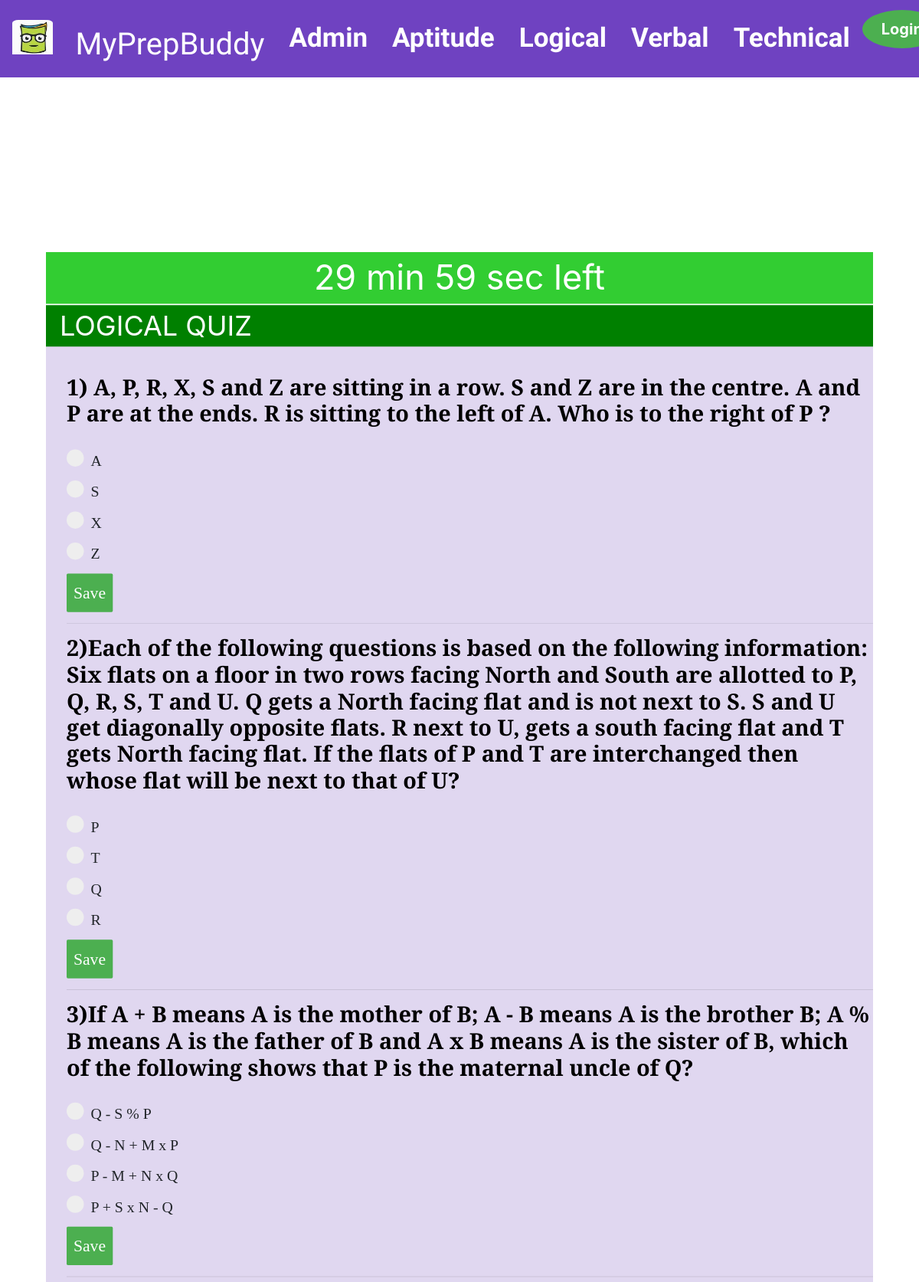
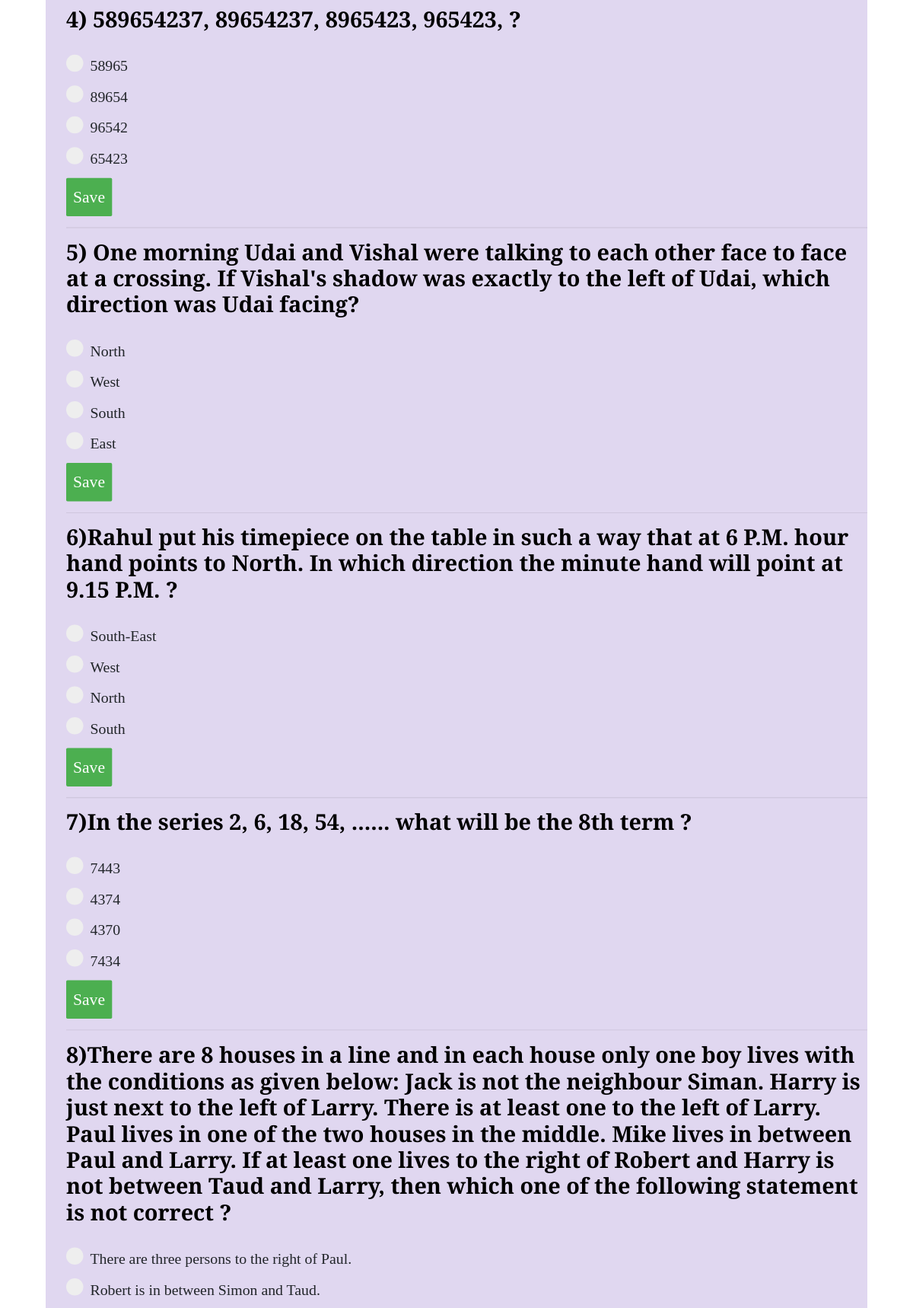
Screenshot of /logical_quiz.php (upper part) with the database file from the repository (2 pictures, top to bottom).
### tables this page shows
CREATE TABLE `logical_table` (
  `L_id` varchar(4) NOT NULL,
  `Question` varchar(5000) NOT NULL,
  `Option_1` varchar(1500) NOT NULL,
  `Option_2` varchar(1500) NOT NULL,
  `Option_3` varchar(1500) NOT NULL,
  `Option_4` varchar(1500) NOT NULL,
  `Answer` varchar(1500) NOT NULL
);

### logical_quiz.php (the view, shortened to what this page needs)
<html>
<head>
</head>
<body>
<?php include_once("./navbar/navbar.php"); ?>
 <div id="test_form" style='transform: scale(0.90); position: relative; top: 2px; background-color: rgba(177,156,217,0.4);'>
              <center><div id="timer"></div></center>
               <p style="background-color:green; color: white;padding-left: 20px">LOGICAL QUIZ</p><br>
               		<?php
               			$db = new Database();
						        $con = $db->connect();
            $quiz_query = "SELECT * FROM logical_table ORDER BY RAND() LIMIT 20;";
						$result = $con->query($quiz_query) or die($con->error);
							$count=0;
							if($result->num_rows > 0){
							while ($row = $result->fetch_assoc()) {
							     $count+=1;
               		?>
                    <div style="padding-left: 30px; " id="content_block" >
                      <h2><b><?php
                          $allowTypes = array('jpg','png','jpeg','gif','pdf');
                            $targetFilePath = "images/ImgQuestions/". $row["Question"];
                            $fileType = pathinfo($targetFilePath,PATHINFO_EXTENSION);
                            if(in_array($fileType, $allowTypes)){
                              echo $count.")"."<img style='max-width:80%;height:auto;object-fit:contain;' src='images/ImgQuestions/".$row["Question"]."'>";
                            }else{
                             echo $count.")".$row["Question"];}   ?></b></h2><br>
                      <form>
                         <?php  $my_array = array($row['Option_1'],$row['Option_2'],$row['Option_3'],$row['Option_4']);
                                shuffle($my_array);
                              ?>
                        <label class="quecontainer"><?php echo $my_array[0] ?>
                            <input type="radio" name="choice" value="<?php echo $my_array[0] ?>"/><br/>
                            <span class="checkmark"></span>
                        </label>
                        <label class="quecontainer"><?php echo $my_array[1] ?>
                            <input type="radio" name="choice" value="<?php echo $my_array[1] ?>"/><br/>
                            <span class="checkmark"></span>
                        </label>
                        <label class="quecontainer"><?php echo $my_array[2] ?>
                            <input type="radio" name="choice" value="<?php echo $my_array[2] ?>"><br/>
                            <span class="checkmark"></span>
                        </label>
                        <label class="quecontainer"><?php echo $my_array[3] ?>
                            <input type="radio" name="choice" value="<?php echo $my_array[3] ?>"> <br/>
                            <span class="checkmark"></span>
                        </label>
                        <button class="saveBtn" type="button" onclick="validate(choice.value,'<?php echo $row["Answer"]; ?>','<?php echo $row["L_id"] ?>')">Save</button>
                      </form>
                  </div>
                  <?php
                  		}
                  	}
                  ?>
			     </div>
</body>
</html>

### css/style.css (style rules this page uses)
html { overflow-y: scroll; }
html, body { background-color: white; }
body,h1, h2, h3, h4, h5, .body .h1, .h2, .h3, .h4, .h5 { color:black; font-family: "Mulish", -apple-system, BlinkMacSystemFont, "Segoe UI", Roboto, "Helvetica Neue", Arial, "Noto Sans", sans-serif, "Apple Color Emoji", "Segoe UI Emoji", "Segoe UI Symbol", "Noto Color Emoji"; }
html, body { height: 100%; min-height: 100vh; position: relative; }
* { box-sizing:border-box }
#content_block { font-family: 'PT Serif', serif; }
#content_block h2 { font-family: 'PT Serif', serif; }
#timer { font-size: 20px; color: white; background-color: #32cd32; }
#test_form { padding-bottom: 30px; }

### css/query_style.css (style rules this page uses)
p { font-size: 40px; }
.quecontainer { display: block; position: relative; padding-left: 35px; margin-bottom: 12px; cursor: pointer; font-size: 22px; -webkit-user-select: none; -moz-user-select: none; -ms-user-select: none; user-select: none; }
.checkmark { position: absolute; top: 0; left: 0; height: 25px; width: 25px; background-color: #eee; border-radius: 50%; }
.checkmark:after { content: ""; position: absolute; display: none; }
.quecontainer .checkmark:after { top: 9px; left: 9px; width: 8px; height: 8px; border-radius: 50%; background: white; }

### css/results.css (style rules this page uses)
.saveBtn { background-color: #4CAF50; border: none; color: white; padding: 10px; font-size: 24px; cursor: pointer; border-radius: 2px; }

### rows the page displays
logical_table: Question "A, P, R, X, S and Z are sitting in a row. S and Z are in the centre. A and P are at the ends. R is sitting to the left of A. Who is to the right of P ?", Option_1 "A", Option_3 "S", Option_2 "X", my_array "Z"
logical_table: Question "Each of the following questions is based on the following information: Six flats on a floor in two rows facing North and South are allotted to P, Q, R, S, T and U. Q gets a North facing flat and is not next to S. S and U get diagonally opposite flats. R next to U, gets a south facing flat and T gets North facing flat. If the flats of P and T are interchanged then whose flat will be next to that of U?", Option_1 "P", Option_4 "T", Option_2 "Q", my_array "R"
logical_table: Question "If A + B means A is the mother of B; A - B means A is the brother B; A % B means A is the father of B and A x B means A is the sister of B, which of the following shows that P is the maternal uncle of Q?", Option_2 "Q - S % P", Option_1 "Q - N + M x P", my_array "P - M + N x Q", Option_4 "P + S x N - Q"
logical_table: Question "589654237, 89654237, 8965423, 965423, ?", Option_1 "58965", Option_3 "89654", my_array "96542", Option_2 "65423"
logical_table: Question "One morning Udai and Vishal were talking to each other face to face at a crossing. If Vishal's shadow was exactly to the left of Udai, which direction was Udai facing?", my_array "North", Option_3 "West", Option_4 "South", Option_1 "East"
logical_table: Question "Rahul put his timepiece on the table in such a way that at 6 P.M. hour hand points to North. In which direction the minute hand will point at 9.15 P.M. ?", Option_2 "South-East", my_array "West", Option_1 "North", Option_3 "South"
logical_table: Question "In the series 2, 6, 18, 54, ...... what will be the 8th term ?", Option_2 "7443", my_array "4374", Option_1 "4370", Option_4 "7434"
logical_table: Question "There are 8 houses in a line and in each house only one boy lives with the conditions as given below: Jack is not the neighbour Siman. Harry is just next to the left of Larry. There is at least one to the left of Larry. Paul lives in one of the two houses in the middle. Mike lives in between Paul and Larry. If at least one lives to the right of Robert and Harry is not between Taud and Larry, then which one of the following statement is not correct ?", Option_4 "There are three persons to the right of Paul.", Option_2 "Robert is in between Simon and Taud."
